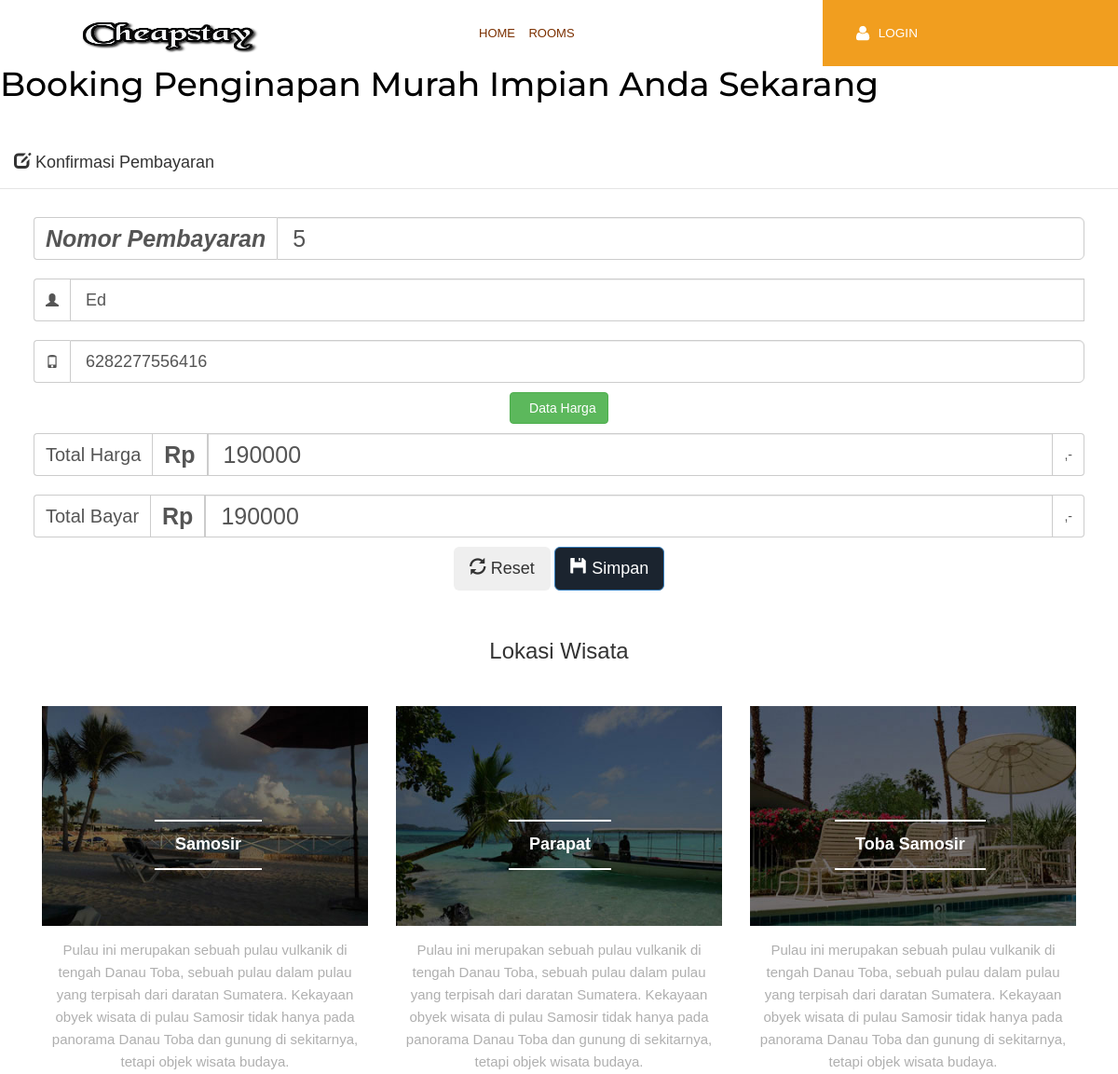
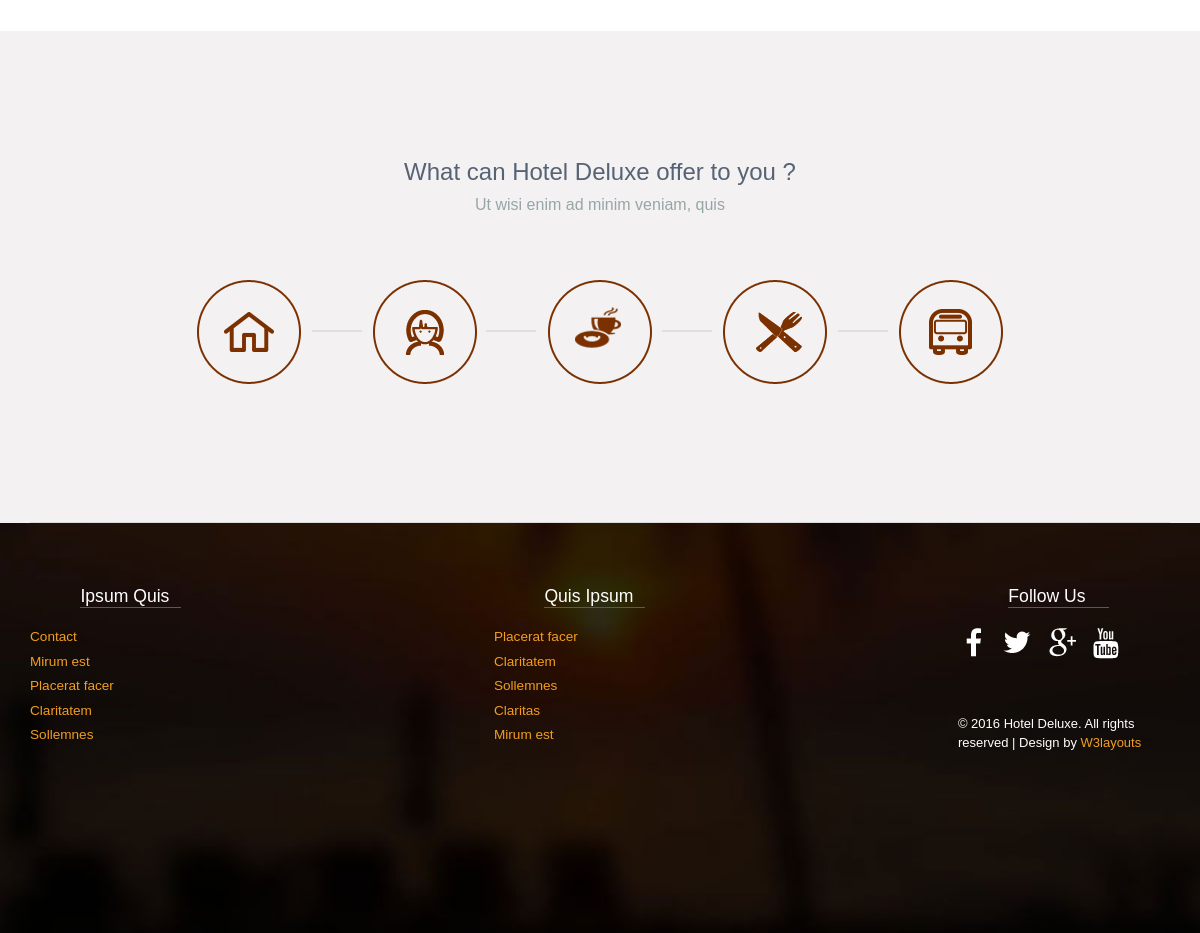
Screenshot of /tampil_ubah_pembayaran.php?id=5 with the database file from the repository (2 pictures, top to bottom).
### tables this page shows
CREATE TABLE `pemesan` (
  `id` int(5) NOT NULL,
  `nama` varchar(30) NOT NULL,
  `nomor` varchar(15) NOT NULL,
  `email` varchar(30) NOT NULL,
  `permintaan` text NOT NULL,
  `extrabed` int(5) NOT NULL,
  `total` int(20) NOT NULL,
  `terbayar` int(10) NOT NULL,
  `file` varchar(50) NOT NULL,
  `id_user` int(20) NOT NULL,
  `id_hotel` int(10) NOT NULL
);

### tampil_ubah_pembayaran.php (the view, shortened to what this page needs)
<!DOCTYPE HTML>
<html>
<head>
<link href="css/bootstrap.css" rel='stylesheet' type='text/css' />
<link href="css/style.css" rel='stylesheet' type='text/css' />
<link href="css/animate.css" rel='stylesheet' type='text/css' />
<link rel="stylesheet" href="css/jquery.dataTables.min.css">
</head>
<body>
<div class="header">
       <div class="col-sm-8 header-left">
           <div class="logo">
            <a href="index.php"><img src="images/logo2.png"style="height: 40px; width: 200px " alt=""/></a>
           </div>
           <div class="menu">
                <ul class="nav" id="nav">
                  <li><a href="index.php">Home</a></li>
                  <li><a href="rooms.php">Rooms</a></li>
              </ul>
            </div>
              <div class="clearfix"></div>
            </div>
          <?php
          if(isset($_SESSION['is_logged_in'])){
            if($_SESSION['level']==1){
            echo "
              <div class='col-sm-4 header_right'>
                <div id='loginContainer'><a href='#' id='loginButton'><img src='images/login.png'><span>Selamat datang ".$_SESSION['user']."</span></a>
                <a href='logout.php' id='loginButton'><span>Logout</span></a>
               </div>
              <div class='clearfix'></div>
              </div>
            ";}
            else{
              echo "
              <div class='col-sm-4 header_right'>
                <div id='loginContainer'><a href='#' id='loginButton'><img src='images/login.png'><span>Selamat datang ".$_SESSION['admin']."</span></a>
                  <a href='logout.php' id='loginButton'><span>Logout</span></a>
              <div class='clearfix'></div>
              </div>
            ";}
            }
          else{
            echo "
              <div class='col-sm-4 header_right'>
                <div id='loginContainer'><a href='#' id='loginButton'><img src='images/login.png'><span>Login</span></a>
                <div id='loginBox'>
                    <form action='login.php' method='post' id='loginForm'>
                            <fieldset id='body'>
                              <fieldset>
                                      <label for='email'>Username</label>
                                      <input type='text' placeholder='Username' name='username' value='' onfocus='this.value = '';' onblur='if (this.value == '') {this.value = '';}' required=''style='color: black'>
                                </fieldset>
                                <fieldset>
                                        <label for='password'>Password</label>
                                        <input type='password' placeholder='Password'name='password' value='' onfocus='this.value = '';' onblur='if (this.value == '') {this.value = '';}' required=''style='color: black'>
                                 </fieldset>
                                <input type='submit' name = 'login' id='login' value='login'>
                              <label for='checkbox'><input type='checkbox' id='checkbox'> <i>Remember me</i></label>
                          </fieldset>
                             <span><a href='#'>Forgot your password?</a></span>
                    </form>
                  </div>
               </div>
              <div class='clearfix'></div>
              </div>
            ";
          }
          ?>
                      <div class="clearfix"></div>
   </div>
            <h1 style="color: black">Booking Penginapan Murah Impian Anda Sekarang</h1>
            <div class="banner-bottom">
               <?php
if (isset($_GET)) {
    include 'koneksi.php';
    $id_ubah = $_GET['id'];
    $query = "SELECT * FROM pemesan where id = '$id_ubah'";
    $result = mysqli_query($konek_db,$query);
    if (mysqli_num_rows($result)) {
        while ($row = mysqli_fetch_array($result)) {
?>
            <div class="modal-header">
                <h4 class="modal-title" id="myModalLabel"> <i class="glyphicon glyphicon-edit"></i> Konfirmasi Pembayaran</h4>
            </div>
			<div class="modal-body">
                <form name="ubah_pembayaran" id="ubah_pembayaran" method="POST" action="aksi_ubah_pembayaran.php ">
					<div class="input-group input-lg">
                        <span class="input-group-addon">
                            <i style="font-size: 25px;"><b>Nomor Pembayaran</b></i>
                        </span>
                        <input type="text" style="font-size: 25px;" name="id" placeholder="Nomor" value="<?php echo $row['id']?>" class="form-control input-lg" readonly required />
                    </div>
                    <div class="input-group input-lg">
                        <span class="input-group-addon">
                            <i class="glyphicon glyphicon-user"></i>
                        </span>
                        <input type="text" value="<?php echo $row['nama']; ?>" name="search" class="search form-control input-lg" id="searchid" placeholder="Masukan ID / Nama Pemesan" readonly required autocomplete="off" />
                    </div>
                    <div class="input-group input-lg">
                        <span class="input-group-addon">
                            <i class="glyphicon glyphicon-phone"></i>
                        </span>
                        <input type="text" name="nomor" placeholder="Nomor" value="<?php echo $row['nomor']?>" class="form-control input-lg" readonly required />
                    </div>
                    <div align="center">
                        <button type="button" id="btn_cek_tarif" class="btn btn-success">&nbsp; Data Harga</button>
                    </div>
                    <div class="input-group input-lg">
						<span class="input-group-addon" style="font-size: 20px;">Total Harga</span>
                        <span class="input-group-addon" style="font-size: 25px;"><b>Rp</b></span>
                        <input type="text" id="biaya" name="biaya" placeholder="Biaya" class="form-control input-lg" value="<?php echo $row['total']?>" readonly required style="font-size: 25px;" />
                        <span class="input-group-addon">,-</span>
                    </div>
                    <div class="input-group input-lg">
						<span class="input-group-addon" style="font-size: 20px;">Total Bayar</span>
                        <span class="input-group-addon" style="font-size: 25px;"><b>Rp</b></span>
                        <input type="text" name="bayar" placeholder="Terbayar" class="form-control input-lg" value="<?php echo $row['terbayar']?>" required autofocus style="font-size: 25px;" />
                        <span class="input-group-addon">,-</span>
                    </div>
                    <div align="center">
                        <button type="reset" class="btn btn-inverse btn-lg"><i class="glyphicon glyphicon-refresh"></i> Reset </button>
                        <button type="submit" class="btn btn-primary btn-lg" id="submit"><i class="glyphicon glyphicon-floppy-disk"></i>  Simpan </button>
                    </div>
                </form>
            </div>
			<?php
        }
    }
}
?>
            </div>
   <link rel="stylesheet" href="css/flexslider.css" type="text/css" media="screen" />
   <div class="events" id="events">
      <div class="container">
         <div class="events-top heading">
            <h3>Lokasi Wisata</h3>
         </div>
         <div class="events-bottom">
            <div class="col-md-4 events-main">
               <div class="events-left">
                  <img src="images/e-1.jpg" alt="" />
                  <div class="event-btm" style="padding-left: 30px;" >
                     <h4 >Samosir</h4>
                  </div>
                  <p>Pulau ini merupakan sebuah pulau vulkanik di tengah Danau Toba, sebuah pulau dalam pulau yang terpisah dari daratan Sumatera. Kekayaan obyek wisata di pulau Samosir tidak hanya pada panorama Danau Toba dan gunung di sekitarnya, tetapi objek wisata budaya.</p>
               </div>
            </div>
            <div class="col-md-4 events-main">
               <div class="events-left">
                  <img src="images/e-2.jpg" alt="" />
                  <div class="event-btm" style="padding-left: 30px;">
                     <h4>Parapat</h4>
                  </div>
                  <p>Pulau ini merupakan sebuah pulau vulkanik di tengah Danau Toba, sebuah pulau dalam pulau yang terpisah dari daratan Sumatera. Kekayaan obyek wisata di pulau Samosir tidak hanya pada panorama Danau Toba dan gunung di sekitarnya, tetapi objek wisata budaya.</p>
               </div>
            </div>
            <div class="col-md-4 events-main">
               <div class="events-left">
                  <img src="images/e-3.jpg" alt="" />
                  <div class="event-btm">
                     <h4>Toba Samosir</h4>
                  </div>
                  <p>Pulau ini merupakan sebuah pulau vulkanik di tengah Danau Toba, sebuah pulau dalam pulau yang terpisah dari daratan Sumatera. Kekayaan obyek wisata di pulau Samosir tidak hanya pada panorama Danau Toba dan gunung di sekitarnya, tetapi objek wisata budaya.</p>
               </div>
            </div>
         </div>
      </div>
   </div>
   <div class="content_middle">
   	  <div class="container">
   	    <div class="content_middle_box">
   		  <div class="offering">
   		  	  <h2>What can Hotel Deluxe offer to you ?</h2>
   		  	  <h3>Ut wisi enim ad minim veniam, quis</h3>
   		  	  <ul class="icons wow fadeInUp" data-wow-delay="0.4s">
   		  	  	 <li><i class="icon1"> </i><span class="one"> </span></li>
   		  	  	 <li><i class="icon2"> </i><span class="two"> </span></li>
   		  	  	 <li><i class="icon3"> </i><span class="three"> </span></li>
   		  	  	 <li><i class="icon4"> </i><span class="four"> </span></li>
   		  	  	 <li><i class="icon5"> </i></li>
   		  	  </ul>
   		   </div>
   		  </div>
   	  </div>
   </div>
   <div class="footer">
   	<div class="container">
	  <div class="footer_grids">
	     <div class="footer-grid">
			<h4>Ipsum Quis</h4>
			<ul class="list1">
				<li><a href="contact.html">Contact</a></li>
				<li><a href="#">Mirum est</a></li>
				<li><a href="#">Placerat facer</a></li>
				<li><a href="#">Claritatem</a></li>
				<li><a href="#">Sollemnes </a></li>
			</ul>
		  </div>
		  <div class="footer-grid">
			<h4>Quis Ipsum</h4>
			<ul class="list1">
				<li><a href="#">Placerat facer</a></li>
				<li><a href="#">Claritatem</a></li>
				<li><a href="#">Sollemnes </a></li>
				<li><a href="#">Claritas</a></li>
				<li><a href="#">Mirum est</a></li>
			</ul>
		  </div>
		  <div class="footer-grid last_grid">
			<h4>Follow Us</h4>
			<ul class="footer_social wow fadeInLeft" data-wow-delay="0.4s">
			  <li><a href=""> <i class="fb"> </i> </a></li>
			  <li><a href=""><i class="tw"> </i> </a></li>
			  <li><a href=""><i class="google"> </i> </a></li>
			  <li><a href=""><i class="u_tube"> </i> </a></li>
		 	</ul>
		 	<div class="copy wow fadeInRight" data-wow-delay="0.4s">
              <p> &copy; 2016 Hotel Deluxe. All rights reserved | Design by <a href="http://w3layouts.com/">W3layouts</a></p>
	        </div>
		  </div>
		  <div class="clearfix"> </div>
	   </div>
      </div>
   </div>
</body>
</html>

### tampil_ubah_pembayaran.php (style rules this page uses)
* { margin: 0 auto; padding: 0; font-family: Helvetica; box-sizing: border-box; }

### rows the page displays
pemesan: id "5", search "Ed", nomor "6282277556416", biaya "190000", bayar "190000"
